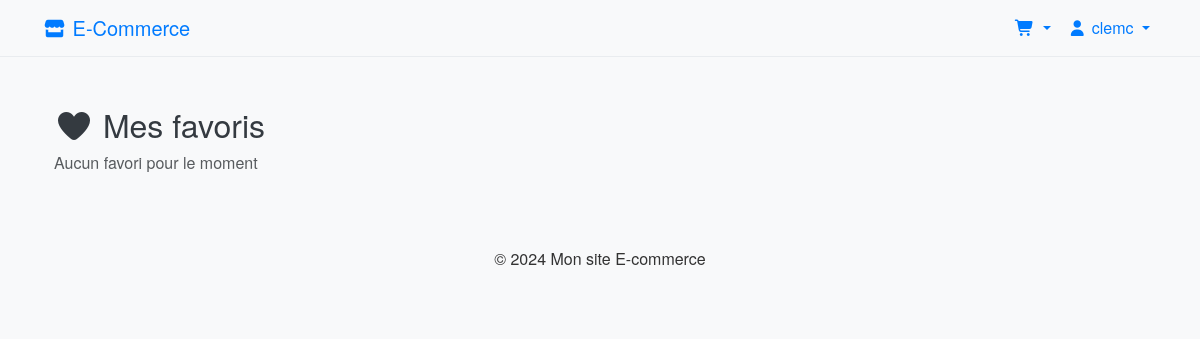
The page /wishlist/ (signed in) on the database as committed earlier.
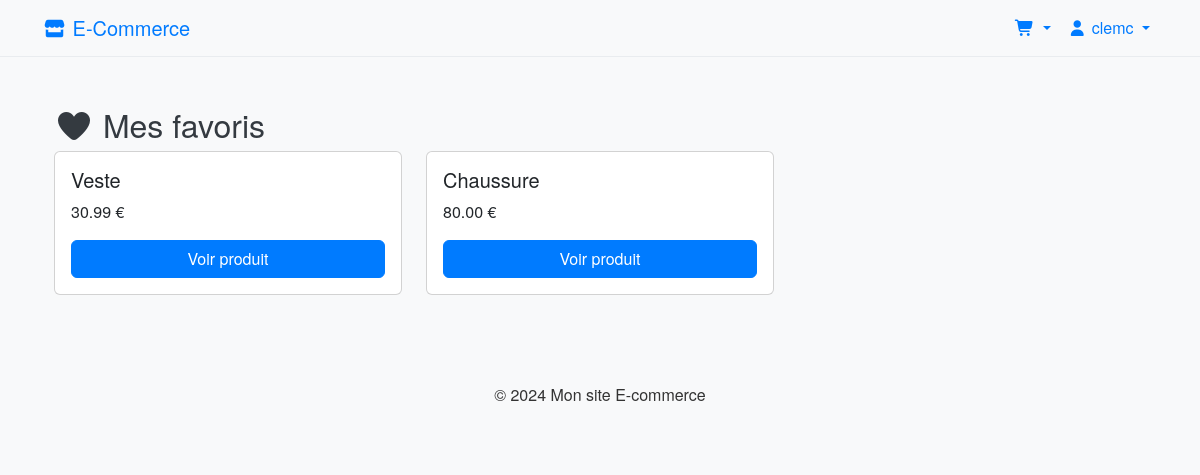
The same page on the database as committed later.
### shop/models.py (models this page shows, shortened)
class Wishlist(models.Model):
    user = models.ForeignKey(User, on_delete=models.CASCADE)
    product = models.ForeignKey(Product, on_delete=models.CASCADE)
    class Meta:
        unique_together = ('user', 'product')

class Product(models.Model):
    name = models.CharField(max_length=255)
    slug = models.SlugField(unique=True)
    category = models.ForeignKey('Category', on_delete=models.CASCADE)
    description = models.TextField()
    price = models.DecimalField(max_digits=10, decimal_places=2)
    stock_minimum = models.IntegerField(default=5)  # Seuil minimum de stock
    stock = models.IntegerField()
    available = models.BooleanField(default=True)
    created_at = models.DateTimeField(auto_now_add=True)
    image = models.ImageField(upload_to='products/%Y/%m/%d/', blank=True)

### shop/views.py (the view)
# urls.py: path('wishlist/', views.wishlist, name='wishlist'),
@login_required
def wishlist(request):
    items = Wishlist.objects.filter(user=request.user)
    return render(request, 'shop/wishlist.html', {'items': items})

### shop/context_processors.py (called while the page is built)
def cart_data(request):
    if request.user.is_authenticated:
        try:
            cart = Cart.objects.get(user=request.user)
            items = cart.cartitem_set.all()
            total = sum(item.product.price * item.quantity for item in items)
            count = sum(item.quantity for item in items)
        except Cart.DoesNotExist:
            items = []
            total = 0
            count = 0
    else:
        items = []
        total = 0
        count = 0
    return {
        'cart_items_nav': items,
        'cart_total': total,
        'cart_count': count,
    }

### templates/shop/wishlist.html
{% extends 'base.html' %}
{% block content %}
<div class="container mt-5">
    <h2><i class="fas fa-heart"></i> Mes favoris</h2>
    {% if items %}
        <div class="row">
            {% for item in items %}
                <div class="col-md-4">
                    <div class="card p-3 mb-3">
                        <h5>{{ item.product.name }}</h5>
                        <p>{{ item.product.price }} €</p>
                        <a href="{% url 'product_detail' item.product.slug %}" class="btn btn-primary">
                            Voir produit
                        </a>
                    </div>
                </div>
            {% endfor %}
        </div>
    {% else %}
        <p class="text-muted">Aucun favori pour le moment</p>
    {% endif %}
</div>
{% endblock %}

Rows that differ between the two databases and show on the page:
added Wishlist: product.name "Veste", product.price "30.99"
added Wishlist: product.name "Chaussure", product.price "80.00"
Other text that changed with them:
text no longer shown: "Aucun favori pour le moment"
